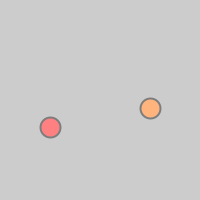
Frame 1 (no input)
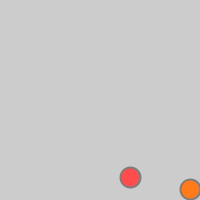
Frame 60 (the mouse pressed at the canvas centre just before this capture)
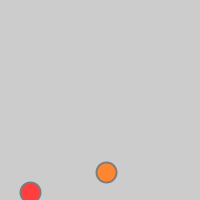
Frame 120 (the mouse held since frame 60 and released just before this capture)

The Processing sketch that drew these frames (run headless with seeded random() and noise(); from frame 60 on, the mouse is pressed at the canvas centre):

// Processing sketch: bouncingBallsForFunctionsLab
// ── bouncingBallsForFunctionsLab.pde
float x1 = 50, x2 = 150, y1 = 127, y2 = 108;
float xspeed1 = 2.76, xspeed2 = 1.39, yspeed1 = 1, yspeed2 = 1;

float distance(float x1, float y1, float x2, float y2) {
  return sqrt(sq(x1-x2)+sq(y1-y2));
}

boolean touching(float x1, float y1, float d1, float x2, float y2, float d2) {
  if (distance(x1, y1, x2, y2) < (d1+d2)/2) {
    return true;
  } else {
    return false;
  }
}

void setup() {
  size(200, 200);
  smooth();
  stroke(125);
  strokeWeight(2);
}
void draw() {
  background(204);
  
  if (touching(x1, y1, 20, x2, y2, 20)) {
    xspeed1 *= -1;
    yspeed1 *= -1;
    xspeed2 *= -1;
    yspeed2 *= -1;
  }
  
  // red bouncing ball
  fill(255, 255 - y1, 255 - y1);
  ellipse(x1, y1, 20, 20);
  
  // red vertical movement
  if (y1 > height || y1 < 0) {
    yspeed1 *= -1;
  } 
  else {
    yspeed1 += 0.2; // this is the acceleration of gravity
  }
  y1 += yspeed1;
  
  // red horizontal movement
  if (x1 > width || x1 < 0) {
    xspeed1 *= -1;
  }
  x1 += xspeed1;
  
  // orange bouncing ball
  fill(255, 255 - .7*y2, 255 - 1.2*y2);
  ellipse(x2, y2, 20, 20);
  
  // orange vertical movement
  if (y2 > height || y2 < 0) {
    yspeed2 *= -1;
  } 
  else {
    yspeed2 += 0.2; // this is the acceleration of gravity
  }
  y2 += yspeed2;
  
  // orange horizontal movement
  if (x2 > width || x2 < 0) {
    xspeed2 *= -1;
  }
  x2 += xspeed2;
}
